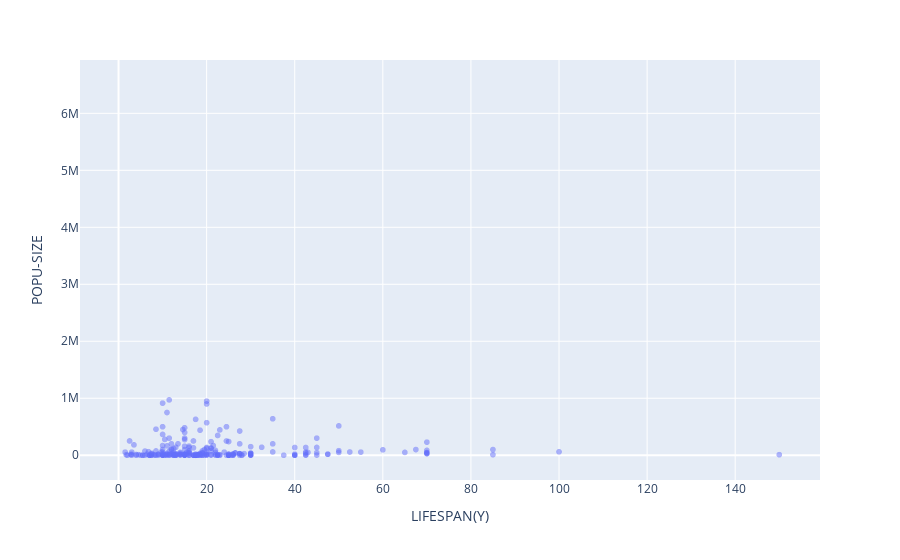

Notebook cell for this chart:
### Code cell
px.scatter(data_frame  = pd.read_csv("df_Proyecto1_Animalia.csv"),
           x           = "LIFESPAN(Y)",
           y           = "POPU-SIZE",
           #color       = "POPU-SIZE",
           hover_name  = "SUBORDER",
           opacity     = 0.5)
           #size        = "POPU-SIZE")

### Figure 1 — Plotly figure (JSON) as saved in the notebook; plotly's stock layout.template omitted (floating-point values rounded to 4 significant figures; data arrays with more than 128 entries replaced by an {"elided": "..."} marker saying what was removed)
{"data": [{"hovertemplate": "<b>%{hovertext}</b><br><br>LIFESPAN(Y)=%{x}<br>POPU-SIZE=%{y}<extra></extra>", "hovertext": {"elided": "1430 str values"}, "legendgroup": "", "marker": {"color": "#636efa", "opacity": 0.5, "symbol": "circle"}, "mode": "markers", "name": "", "showlegend": false, "type": "scattergl", "x": {"elided": "1430 float values"}, "xaxis": "x", "y": {"elided": "1430 float values"}, "yaxis": "y"}], "layout": {"autosize": true, "legend": {"tracegroupgap": 0}, "margin": {"t": 60}, "xaxis": {"anchor": "y", "autorange": true, "domain": [0, 1], "range": [-8.397, 158.9], "title": {"text": "LIFESPAN(Y)"}, "type": "linear"}, "yaxis": {"anchor": "x", "autorange": true, "domain": [0, 1], "range": [-503400.0, 7005000.0], "title": {"text": "POPU-SIZE"}, "type": "linear"}}}
